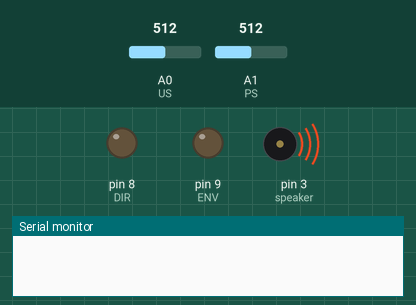
A sketch run on a simulated Arduino Uno, built with avr-gcc and run on an emulated ATmega328P. Shown: output pins drawn as LEDs (lit = HIGH), buzzer (waves = sounding), the last lines printed to the serial monitor. Inputs (shaded band) come from the test bench; at power-on: A0 (US) = 512, A1 (PS) = 512.

Above: at 1.1 s.
At 17.8 s:
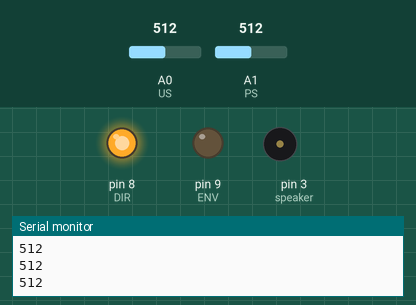
17.9 s: A0 (US) set to 94
19.4 s: A0 (US) set to 80
At 20.4 s:
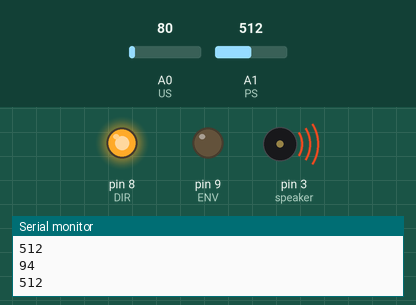
Timing chart, 0 to 26.9 s (numbered marks = the images above; inputs shaded):
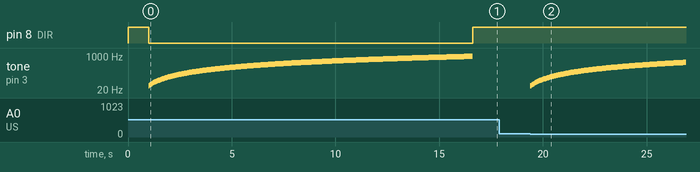

Measured:
- the behaviour switches between 90 and 89 on A0 (US) (found by bisection; images 1 and 2)
- after the input at 19.4 s, tone on pin 3 (speaker): plays 33 Hz for 0.05 s, 36 Hz for 0.05 s, 39 Hz for 0.05 s, 42 Hz for 0.05 s, 45 Hz for 0.05 s, 48 Hz for 0.05 s … (150 notes in this stretch), starting at once

The sketch:

19.05.19.ino
```cpp
//디지털 핀
int ENV = 9;
int DIR = 8;
int speaker = 3;


//아날로그 핀
int US = A0;
int PS = A1;

//변수
int ultra_sonic;//초음파
int pressure_sensor;//압력
int i;
void setup()
{
  Serial.begin(9600);
  ultra_sonic = analogRead(US);
  pressure_sensor= analogRead(PS);

  pinMode(speaker, OUTPUT);
  pinMode(ENV, OUTPUT);
  pinMode(DIR, OUTPUT);

  //작동여부 확인
  digitalWrite(ENV, LOW);  // RUN
  digitalWrite(DIR, HIGH);  // CW 들어감
  delay(1000);
  digitalWrite(ENV, LOW);  // RUN
  digitalWrite(DIR, LOW);  // CCW 나옴

  //스피커 작동여부 확인
  for(i=33;i<968;i+=3)
  {
    tone(speaker, i);
    delay(50);
    noTone(speaker);
  }

}

void loop()
{
  ultra_sonic = analogRead(US);//초음파 센서 입력받음
  pressure_sensor= analogRead(PS);//압력 센서 입력받음
  Serial.println(ultra_sonic);
  Serial.println(pressure_sensor);
  int second=0;//횟수
  //모든 센서값 수정 필요
  //거리측정결과 쓰레기가 쌓여서 압축해야할 경우
  if(ultra_sonic <64 && pressure_sensor < 300){
    digitalWrite(ENV, LOW);  // RUN
    digitalWrite(DIR, LOW);  // 나옴
  }else if(( ultra_sonic = analogRead(US))> 74 ){
     digitalWrite(ENV, LOW);  // RUN
      digitalWrite(DIR, HIGH);  //
  }
  if((pressure_sensor= analogRead(PS)) >350){
    digitalWrite(ENV, LOW);  // RUN
      digitalWrite(DIR, HIGH);  //
      while((ultra_sonic = analogRead(US)) < 90){
      for(i=33;i<968;i+=3)
      {
         tone(speaker, i);
         delay(50);
         noTone(speaker);
      }
      delay(1000);
      }
    }
}
```
